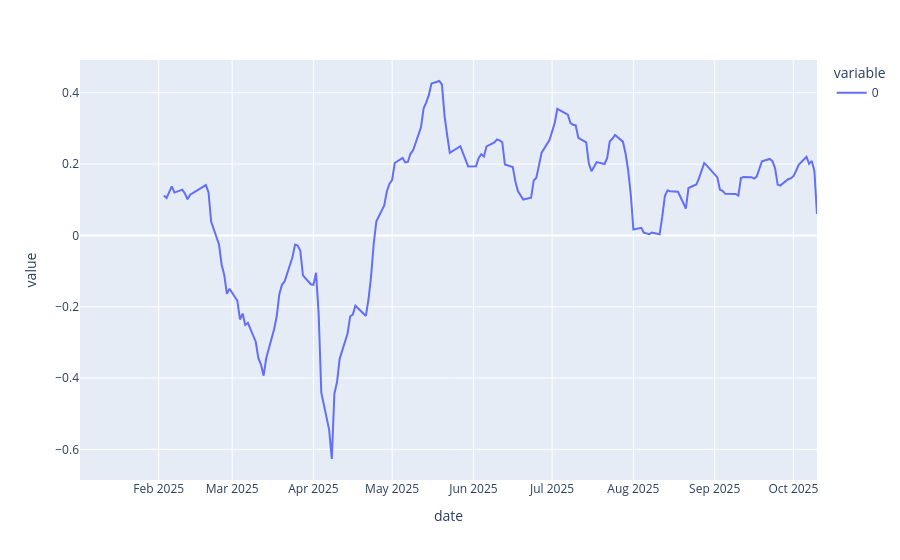

The notebook cell this image was saved under:
### Code cell
mean_df.plot()

### Figure 1 — Plotly figure (JSON) as saved in the notebook; plotly's stock layout.template omitted (floating-point values rounded to 4 significant figures; data arrays with more than 128 entries replaced by an {"elided": "..."} marker saying what was removed)
{"data": [{"hovertemplate": "variable=0<br>date=%{x}<br>value=%{y}<extra></extra>", "legendgroup": "0", "line": {"color": "#636efa", "dash": "solid"}, "marker": {"symbol": "circle"}, "mode": "lines", "name": "0", "orientation": "v", "showlegend": true, "type": "scatter", "x": {"elided": "194 str values"}, "xaxis": "x", "y": {"elided": "194 float values"}, "yaxis": "y"}], "layout": {"legend": {"title": {"text": "variable"}, "tracegroupgap": 0}, "margin": {"t": 60}, "xaxis": {"anchor": "y", "domain": [0, 1], "title": {"text": "date"}}, "yaxis": {"anchor": "x", "domain": [0, 1], "title": {"text": "value"}}}}
